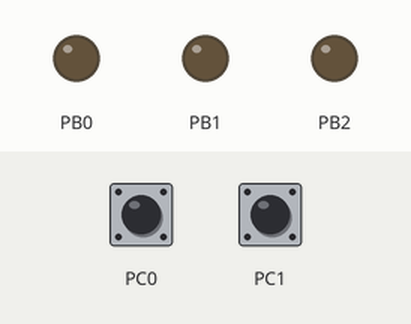
Bench run of a program on a simulated ATmega32, built with avr-gcc and emulated at 8 MHz. On the bench: output pins drawn as LEDs (lit = HIGH). The inputs (shaded band) are chosen by the test bench; at power-on: PC0 HIGH, PC1 HIGH.

Above: at 1.2 s.
1.3 s: PC0 pulled LOW for 0.15 s
At 1.55 s:
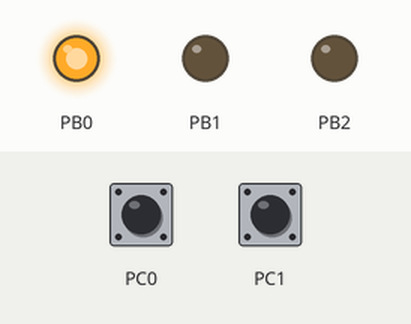
At 2.05 s:
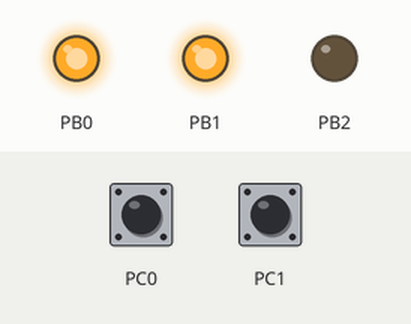
4.3 s: PC1 pulled LOW for 0.15 s
At 4.7 s:
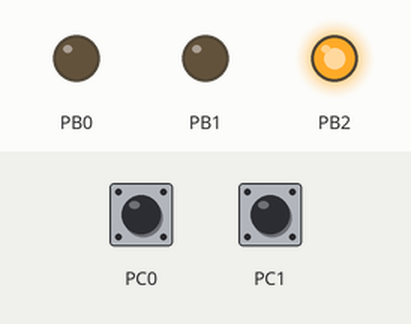
Timing chart, 0 to 7.3 s (numbered marks = the images above; inputs shaded):
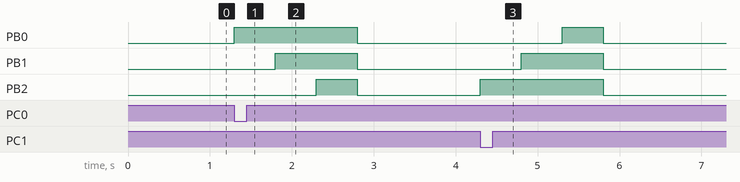

Measured:
- after the input at 1.3 s, PB0: LOW → HIGH at once, → LOW 1.5 s later; PB1: LOW → HIGH after 0.50 s, → LOW 1.0 s later; PB2: LOW → HIGH after 1.0 s, → LOW 0.50 s later
- after the input at 4.3 s, PB0: LOW → HIGH after 1.0 s, → LOW 0.50 s later; PB1: LOW → HIGH after 0.50 s, → LOW 1.0 s later; PB2: LOW → HIGH at once, → LOW 1.5 s later

The program:

main.c
```c
/*
 *      File Name: main.c
 *
 *      Created on: Jul 17, 2025
 *      Author: newir529
 */
#include <avr/io.h>
#include <util/delay.h>

#define F_CPU 8000000UL

int main (void){
	int i;
	DDRB |= 0x07;
	PORTB &=~ 0x07;

	DDRC &= ~(1 << PC0) & ~(1 << PC1);
	PORTC |= (1 << PC0) | (1 << PC1);
	unsigned int button1 = 0;
	unsigned int button2 = 0;
	unsigned int lastButton1 = 0;
	unsigned int lastButton2 = 0;

	while(1){
		button1 = (PINC & (1 << PC0));
		button2 = (PINC & (1 << PC1));

		if(button1 == 0 && lastButton1 != 0){
			for(i = 0; i < 3; i++ ){
				PORTB |= (1 << i);
				_delay_ms(500);
			}
			PORTB = 0;
		}
		lastButton1 = button1;

		if(button2 == 0 && lastButton2 != 0){
			for(i = 2; i >= 0; i-- ){
				PORTB |= (1 << i);
				_delay_ms(500);
				if(i == 0) break;
			}
			PORTB = 0;
		}
		lastButton2 = button2;
	}
	return 0;
}
```
